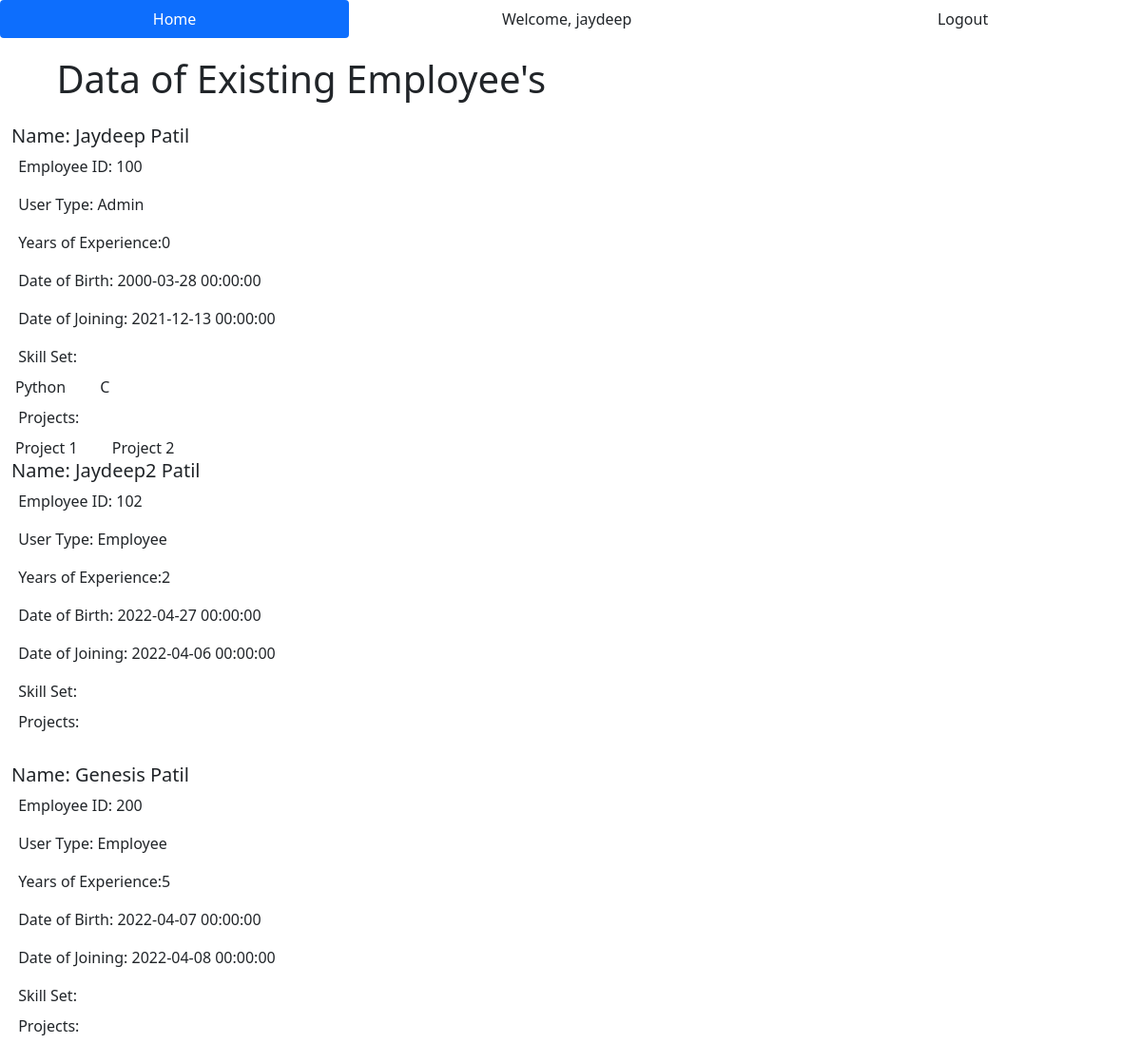
/show_all (signed in), run on an earlier commit of the app's database.
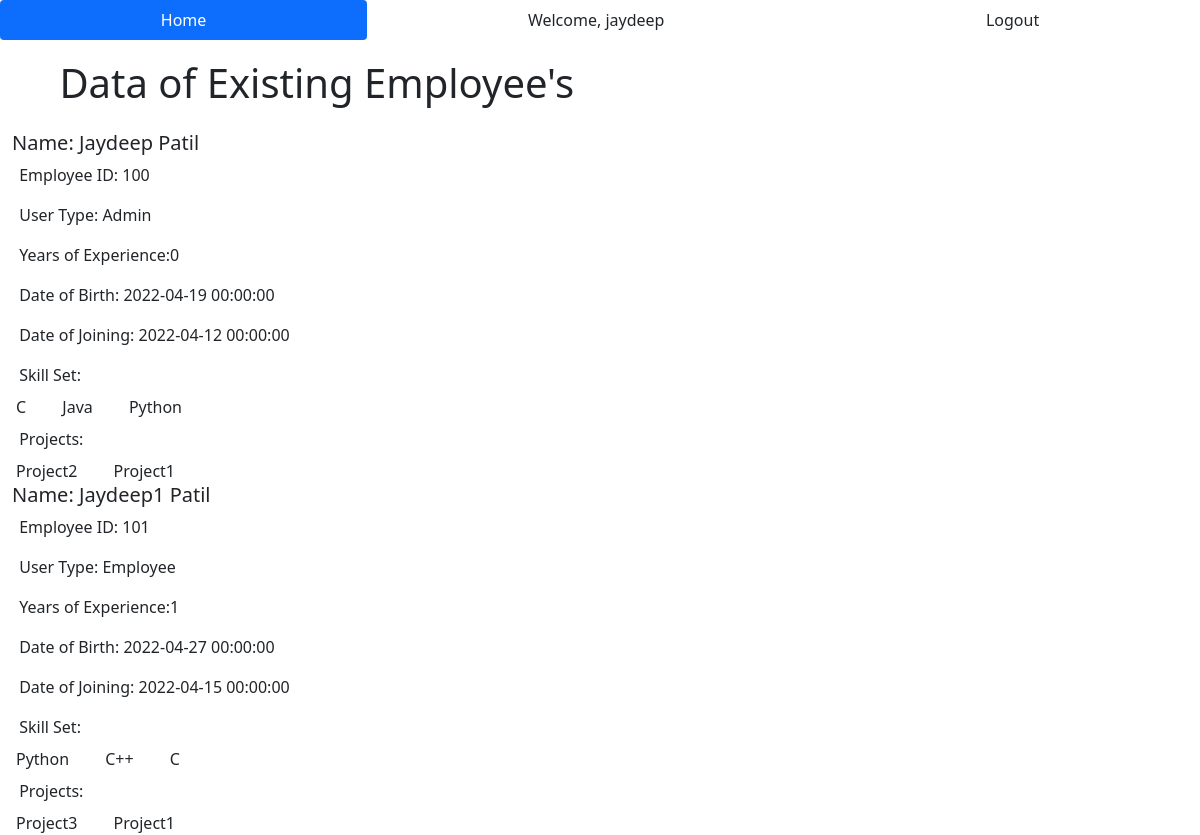
And on a later commit of the database.
### EDMA/models.py (models this page shows, shortened)
class User(db.Model, UserMixin):
    id = db.Column(db.Integer, primary_key=True)
    username = db.Column(db.String(30), nullable=False, unique=True)
    email = db.Column(db.String(50), nullable=False, unique=True)
    password_hash = db.Column(db.String(60), nullable=False)
    emp_id = db.Column(db.Integer, db.ForeignKey('employee.emp_id'))
    skills = db.relationship('Skill', secondary=user_skill, backref='users')
    projects = db.relationship('Project', secondary=user_project, backref='users')
    @property
    def password(self):
        return self.password

class Employee(db.Model):
    emp_id = db.Column(db.Integer, primary_key=True)
    name = db.Column(db.String(25), nullable=False)
    user_type = db.Column(db.String(15), nullable=False, default='Employee')
    dob = db.Column(db.DateTime, nullable=False)
    doj = db.Column(db.DateTime, nullable=False)
    years = db.Column(db.Integer, nullable=False)
    user = db.relationship("User", backref='details', lazy='select', uselist=False)

class Skill(db.Model):
    id = db.Column(db.Integer, primary_key=True)
    name = db.Column(db.String(25), nullable=False)

class Project(db.Model):
    id = db.Column(db.Integer, primary_key=True)
    name = db.Column(db.String(25), nullable=False)

### EDMA/routes.py (the view)
@app.route('/show_all')
@login_required
def show_all():
    allEmp = Employee.query.order_by(Employee.emp_id)
    return render_template('read.html', AllEmp=allEmp)

### EDMA/models.py (called while the page is built)
@login_manager.user_loader
def load_user(user_id):
    return User.query.get(int(user_id))

### EDMA/templates/read.html (shortened to what this page needs)
{% extends 'base.html' %}
{% block body %}
    <div class="container-fluid ps-5 pt-2">
        <h1 class="pb-3">Data of Existing Employee's</h1>
    </div>
    {% for x in AllEmp %}
        <h5>Name: {{ x.name }}</h5>
        <p>Employee ID: {{ x.emp_id }}</p>
        <p>User Type: {{ x.user_type }}</p>
        <p>Years of Experience:{{ x.years }}</p>
        <p>Date of Birth: {{ x.dob }}</p>
        <p>Date of Joining: {{ x.doj }}</p>
        <p class="skill_para">Skill Set: </p>
        {% for skill in x.user.skills %}
            <span class="mx-3">{{ skill.name }}</span>
        {% endfor %}
        <p class="mt-2 proj_para">Projects: </p>
        {% for proj in x.user.projects %}
            <span class="mx-3">{{ proj.name }}</span>
        {% endfor %}
        <br>
    {% endfor %}
{% endblock %}

### EDMA/templates/base.html (shortened to what this page needs)
<!doctype html>
<html lang="en">
  <head>
    <link rel="stylesheet" type="text/css" href="{{ url_for('static', filename='main.css') }}">
    <link href="https://cdn.jsdelivr.net/npm/bootstrap@5.0.2/dist/css/bootstrap.min.css" rel="stylesheet">
  </head>
  <body>
    <div>
      <ul class="nav nav-pills nav-fill">
        <li class="nav-item">
          <a class="nav-link active link-dark" aria-current="page" href="{{ url_for('index') }}">Home</a>
        </li>
        {% if current_user.is_authenticated %}
          <li class="nav-item">
            <a class="nav-link link-dark">Welcome, {{ current_user.username }}</a>
          </li>
          <li class="nav-item">
            <a class="nav-link link-dark" href="{{ url_for('logout_page') }}">Logout</a>
          </li>
        {% endif %}
      </ul>
    </div>
    {% block body %} {% endblock %}
  </body>
</html>

### EDMA/static/main.css (style rules this page uses)
h1 { padding: 1%; }
h5 { padding-left: 1%; margin-bottom: 1rem; }
p { padding-left: 19.2px; }
.skill_para { margin-bottom: 0.5rem; }
.proj_para { margin-bottom: 0.5rem; }

What changed in the data, as far as the page shows it:
removed Employee: name "Jaydeep2 Patil", emp_id "102", user_type "Employee", years "2", dob "2022-04-27 00:00:00", doj "2022-04-06 00:00:00"
removed Employee: name "Genesis Patil", emp_id "200", user_type "Employee", years "5", dob "2022-04-07 00:00:00", doj "2022-04-08 00:00:00"
changed Employee "Jaydeep Patil": gains Skill (name "Java"); dob "2000-03-28 00:00:00" → "2022-04-19 00:00:00"; doj "2021-12-13 00:00:00" → "2022-04-12 00:00:00"
shown differently, row unchanged: Skill (number 1 of 4 on the later page): moves up the list
changed Project: name "Project 2" → "Project2"; moves up the list
changed Project: name "Project 1" → "Project1"
added Employee: name "Jaydeep1 Patil", emp_id "101", user_type "Employee", years "1", dob "2022-04-27 00:00:00", doj "2022-04-15 00:00:00", Skill (name "Python"), Skill (name "C"), Project (name "Project1")
added Skill: name "C++", shown under "Jaydeep1 Patil"
now on this page (row edited): Project: name "Project3", shown under "Jaydeep1 Patil"
